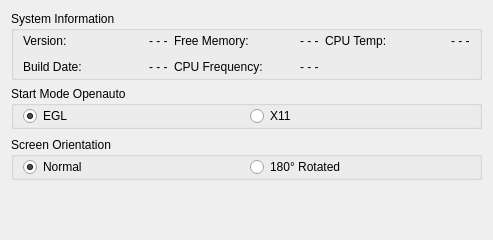
     <widget class="QWidget" name="System">
      <attribute name="title">
       <string>System</string>
      </attribute>
      <layout class="QVBoxLayout" name="verticalLayout">
       <item>
        <widget class="QGroupBox" name="GroupSystemInfo">
         <property name="sizePolicy">
          <sizepolicy hsizetype="Expanding" vsizetype="Fixed">
           <horstretch>0</horstretch>
           <verstretch>0</verstretch>
          </sizepolicy>
         </property>
         <property name="title">
          <string>System Information</string>
         </property>
         <layout class="QGridLayout" name="gridLayout_5">
          <property name="topMargin">
           <number>0</number>
          </property>
          <property name="bottomMargin">
           <number>0</number>
          </property>
          <item row="1" column="1">
           <layout class="QFormLayout" name="freemem">
            <item row="0" column="0">
             <widget class="QLabel" name="labelSystemFreeMem">
              <property name="sizePolicy">
               <sizepolicy hsizetype="Minimum" vsizetype="Preferred">
                <horstretch>0</horstretch>
                <verstretch>0</verstretch>
               </sizepolicy>
              </property>
              <property name="minimumSize">
               <size>
                <width>120</width>
                <height>20</height>
               </size>
              </property>
              <property name="text">
               <string>Free Memory:</string>
              </property>
             </widget>
            </item>
            <item row="0" column="1">
             <widget class="QLabel" name="valueSystemFreeMem">
              <property name="sizePolicy">
               <sizepolicy hsizetype="Expanding" vsizetype="Minimum">
                <horstretch>0</horstretch>
                <verstretch>0</verstretch>
               </sizepolicy>
              </property>
              <property name="minimumSize">
               <size>
                <width>0</width>
                <height>20</height>
               </size>
              </property>
              <property name="text">
               <string>- - -</string>
              </property>
             </widget>
            </item>
           </layout>
          </item>
          <item row="2" column="1">
           <layout class="QFormLayout" name="cpufreq">
            <item row="0" column="0">
             <widget class="QLabel" name="labelSystemCPUFreq">
              <property name="sizePolicy">
               <sizepolicy hsizetype="Minimum" vsizetype="Preferred">
                <horstretch>0</horstretch>
                <verstretch>0</verstretch>
               </sizepolicy>
              </property>
              <property name="minimumSize">
               <size>
                <width>120</width>
                <height>20</height>
               </size>
              </property>
              <property name="text">
               <string>CPU Frequency:</string>
              </property>
             </widget>
            </item>
            <item row="0" column="1">
             <widget class="QLabel" name="valueSystemCPUFreq">
              <property name="sizePolicy">
               <sizepolicy hsizetype="Expanding" vsizetype="Minimum">
                <horstretch>0</horstretch>
                <verstretch>0</verstretch>
               </sizepolicy>
              </property>
              <property name="minimumSize">
               <size>
                <width>0</width>
                <height>20</height>
               </size>
              </property>
              <property name="text">
               <string>- - -</string>
              </property>
             </widget>
            </item>
           </layout>
          </item>
          <item row="2" column="0">
           <layout class="QFormLayout" name="builddate">
            <item row="0" column="0">
             <widget class="QLabel" name="labelSystemBuildDate">
              <property name="sizePolicy">
               <sizepolicy hsizetype="Minimum" vsizetype="Preferred">
                <horstretch>0</horstretch>
                <verstretch>0</verstretch>
               </sizepolicy>
              </property>
              <property name="minimumSize">
               <size>
                <width>120</width>
                <height>20</height>
               </size>
              </property>
              <property name="text">
               <string>Build Date:</string>
              </property>
             </widget>
            </item>
            <item row="0" column="1">
             <widget class="QLabel" name="valueSystemBuildDate">
              <property name="sizePolicy">
               <sizepolicy hsizetype="Expanding" vsizetype="Minimum">
                <horstretch>0</horstretch>
                <verstretch>0</verstretch>
               </sizepolicy>
              </property>
              <property name="minimumSize">
               <size>
                <width>0</width>
                <height>20</height>
               </size>
              </property>
              <property name="text">
               <string>- - -</string>
              </property>
             </widget>
            </item>
           </layout>
          </item>
          <item row="1" column="2">
           <layout class="QFormLayout" name="cputemp">
            <item row="0" column="0">
             <widget class="QLabel" name="labelSystemCPUTemp">
              <property name="sizePolicy">
               <sizepolicy hsizetype="Minimum" vsizetype="Minimum">
                <horstretch>0</horstretch>
                <verstretch>0</verstretch>
               </sizepolicy>
              </property>
              <property name="minimumSize">
               <size>
                <width>120</width>
                <height>20</height>
               </size>
              </property>
              <property name="text">
               <string>CPU Temp:</string>
              </property>
             </widget>
            </item>
            <item row="0" column="1">
             <widget class="QLabel" name="valueSystemCPUTemp">
              <property name="sizePolicy">
               <sizepolicy hsizetype="Expanding" vsizetype="Minimum">
                <horstretch>0</horstretch>
                <verstretch>0</verstretch>
               </sizepolicy>
              </property>
              <property name="minimumSize">
               <size>
                <width>0</width>
                <height>20</height>
               </size>
              </property>
              <property name="text">
               <string>- - -</string>
              </property>
             </widget>
            </item>
           </layout>
          </item>
          <item row="1" column="0">
           <layout class="QFormLayout" name="version_2">
            <item row="0" column="0">
             <widget class="QLabel" name="labelSystemVersion">
              <property name="sizePolicy">
               <sizepolicy hsizetype="Minimum" vsizetype="Preferred">
                <horstretch>0</horstretch>
                <verstretch>0</verstretch>
               </sizepolicy>
              </property>
              <property name="minimumSize">
               <size>
                <width>120</width>
                <height>20</height>
               </size>
              </property>
              <property name="text">
               <string>Version:</string>
              </property>
             </widget>
            </item>
            <item row="0" column="1">
             <widget class="QLabel" name="valueSystemVersion">
              <property name="sizePolicy">
               <sizepolicy hsizetype="Expanding" vsizetype="Minimum">
                <horstretch>0</horstretch>
                <verstretch>0</verstretch>
               </sizepolicy>
              </property>
              <property name="minimumSize">
               <size>
                <width>0</width>
                <height>20</height>
               </size>
              </property>
              <property name="text">
               <string>- - -</string>
              </property>
             </widget>
            </item>
           </layout>
          </item>
         </layout>
        </widget>
       </item>
       <item>
        <widget class="QGroupBox" name="GroupStartMode">
         <property name="sizePolicy">
          <sizepolicy hsizetype="Expanding" vsizetype="Fixed">
           <horstretch>0</horstretch>
           <verstretch>0</verstretch>
          </sizepolicy>
         </property>
         <property name="title">
          <string>Start Mode Openauto</string>
         </property>
         <layout class="QHBoxLayout" name="horizontalLayout_20">
          <property name="topMargin">
           <number>0</number>
          </property>
          <property name="bottomMargin">
           <number>0</number>
          </property>
          <item>
           <widget class="QRadioButton" name="radioButtonEGL">
            <property name="text">
             <string>EGL</string>
            </property>
            <property name="checked">
             <bool>true</bool>
            </property>
           </widget>
          </item>
          <item>
           <widget class="QRadioButton" name="RadioX11">
            <property name="text">
             <string>X11</string>
            </property>
           </widget>
          </item>
         </layout>
        </widget>
       </item>
       <item>
        <widget class="QWidget" name="screenorientationstartmode" native="true">
         <property name="sizePolicy">
          <sizepolicy hsizetype="Expanding" vsizetype="Fixed">
           <horstretch>0</horstretch>
           <verstretch>0</verstretch>
          </sizepolicy>
         </property>
         <layout class="QHBoxLayout" name="horizontalLayout_14">
          <property name="leftMargin">
           <number>0</number>
          </property>
          <property name="topMargin">
           <number>2</number>
          </property>
          <property name="rightMargin">
           <number>0</number>
          </property>
          <item>
           <widget class="QGroupBox" name="GroupScreenOrientation">
            <property name="sizePolicy">
             <sizepolicy hsizetype="Expanding" vsizetype="Fixed">
              <horstretch>0</horstretch>
              <verstretch>0</verstretch>
             </sizepolicy>
            </property>
            <property name="title">
             <string>Screen Orientation</string>
            </property>
            <layout class="QHBoxLayout" name="horizontalLayout_15">
             <property name="topMargin">
              <number>0</number>
             </property>
             <property name="bottomMargin">
              <number>0</number>
             </property>
             <item>
              <widget class="QRadioButton" name="RadioScreenNormal">
               <property name="text">
                <string>Normal</string>
               </property>
               <property name="checked">
                <bool>true</bool>
               </property>
              </widget>
             </item>
             <item>
              <widget class="QRadioButton" name="RadioScreenRotated">
               <property name="text">
                <string>180° Rotated</string>
               </property>
              </widget>
             </item>
            </layout>
           </widget>
          </item>
         </layout>
        </widget>
       </item>
       <item>
        <spacer name="verticalSpacer_8">
         <property name="orientation">
          <enum>Qt::Vertical</enum>
         </property>
         <property name="sizeHint" stdset="0">
          <size>
           <width>20</width>
           <height>40</height>
          </size>
         </property>
        </spacer>
       </item>
      </layout>
     </widget>
